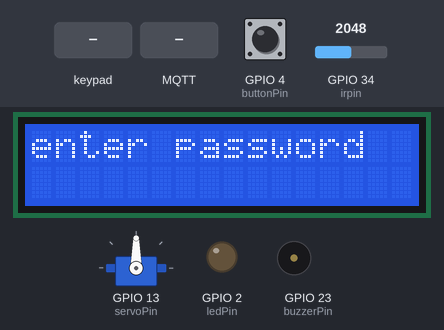
Recording of a program running on a simulated ESP32. Shown: 16×2 character LCD, servo, output pins drawn as LEDs (lit = HIGH), buzzer (waves = sounding, pin HIGH). Inputs (shaded band) come from the test bench; at power-on: GPIO 4 (buttonPin) LOW, GPIO 34 (irpin) = 2048. WiFi joins after 1.5 s; servers stay silent unless stated; no MQTT or app messages arrive unless stated; what the program prints to the serial monitor is not drawn.

Above: at 2.8 s.
2.9 s: keypad keys 1 2 3 4 # pressed 0.4 s apart
At 5.0 s:
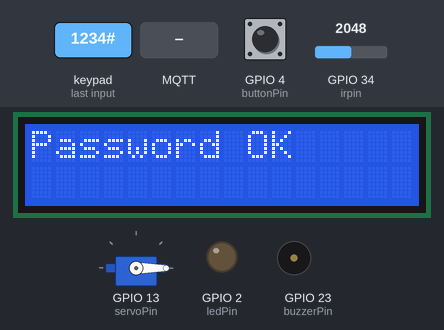
7.9 s: key '#' pressed
At 9.0 s:
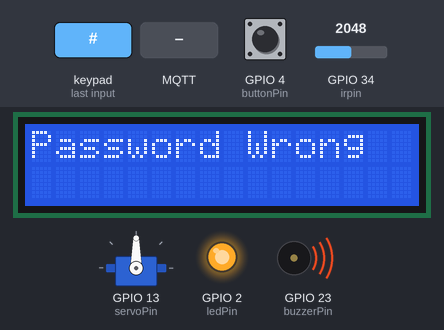
10.9 s: MQTT message "ed1234" arrives on the first subscribed topic
At 11.3 s:
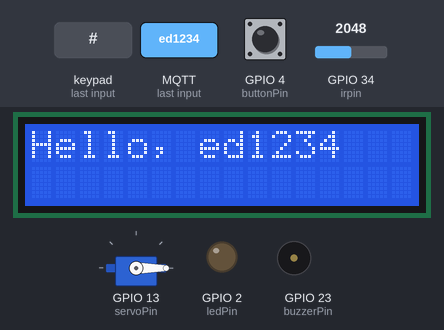
13.9 s: MQTT message "1" arrives on the third subscribed topic
At 14.6 s:
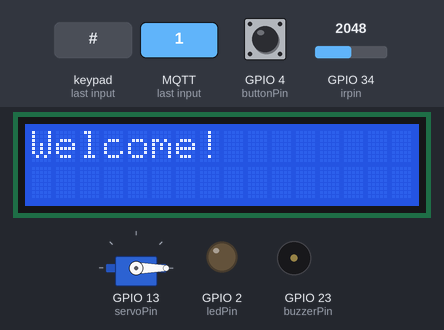
16.9 s: key 'A' pressed
At 18.0 s:
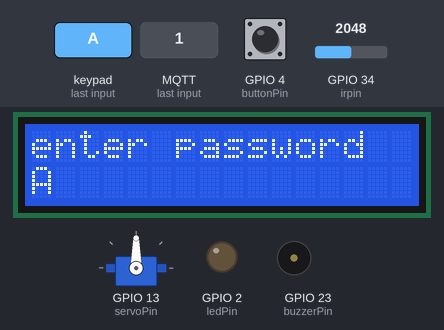
18.5 s: keypad keys 1 2 3 4 A pressed 0.4 s apart
At 21.3 s:
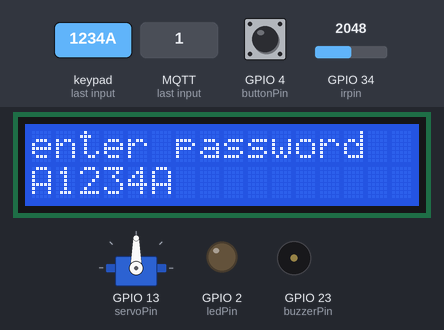
Timing chart, 0 to 22.8 s (numbered marks = the images above; inputs shaded):
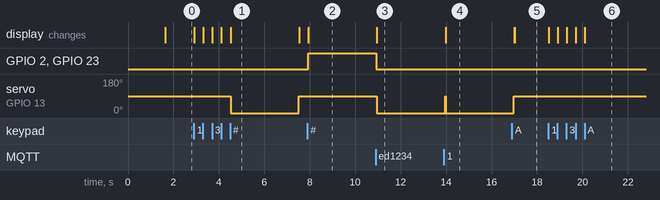

The program:

main.cpp
```cpp
#include <WiFi.h>
#include <WiFiClientSecure.h>
#include <PubSubClient.h>
#include <ESP32Servo.h>
#include <Keypad.h>
#include <Wire.h>
#include <LiquidCrystal_I2C.h>

const char* ssid = "Redmi Note 12";
const char* pass = "body123123";
// const char *mqtt_broker = "6652dc6c5c4d485187be6cee7aee930a.s1.eu.hivemq.cloud";
// const char *mqtt_username = "ed1234";
// const char *mqtt_password = "Ed123456";
const char *mqtt_broker = "d0016e1cc53c4b809d42197772564235.s1.eu.hivemq.cloud";
const char *mqtt_username = "serag";
const char *mqtt_password = "Asd123!@#";
const int mqtt_port = 8883;  // Using SSL


const char *topic_ir = "sensor/ir";  // Topic to publish IR sensor data
const char *topic_door = "servo/control";  // Topic to subscribe to for servo control
const char *topic_keypad = "keypass";
const char *topic_name = "person/name";
const char *topic_response = "door/response";
const char *topic_notif = "notif";
const char* topic_logs = "camera/logs";

WiFiClientSecure wifiClient;
PubSubClient client(wifiClient);
Servo servoMotor;

// Keypad setup
const byte ROWS = 4;
const byte COLS = 4;
char keys[ROWS][COLS] = {
  {'1','2','3','A'},
  {'4','5','6','B'},
  {'7','8','9','C'},
  {'*','0','#','D'}
};
byte rowPins[ROWS] = {12, 14, 27, 26};
byte colPins[COLS] = {25, 33, 32, 0};
Keypad keypad = Keypad(makeKeymap(keys), rowPins, colPins, ROWS, COLS);


String password = "1234";   // Pre-defined password
String inputPassword = "";  // User input

// LCD setup
LiquidCrystal_I2C lcd(0x27, 16, 2);

int buttonPin = 4;
int buzzerPin =23;
int ledPin = 2;
int buttonValue = 0;
int sensorValue = 0;
int servoAngle = 90;
int irpin = 34;
int servoPin = 13;

void callback(char* topic, byte* payload, unsigned int length);


void setup() {
    Serial.begin(115200);


    // Connect to Wi-Fi
    WiFi.begin(ssid, pass);
    while (WiFi.status() != WL_CONNECTED) {
        delay(500);
        Serial.println("Connecting to WiFi...");
    }
    Serial.println("Connected to WiFi");


    // Set up MQTT client
    wifiClient.setInsecure();
    client.setServer(mqtt_broker, mqtt_port);
    client.setCallback(callback);


    // Connect to MQTT broker
    while (!client.connected()) {
        String client_id = "esp32-client-" + String(WiFi.macAddress());
        if (client.connect(client_id.c_str(), mqtt_username, mqtt_password)) {
            Serial.println("Connected to MQTT Broker");
        } else {
            Serial.print("Failed, state: ");
            Serial.println(client.state());
            delay(2000);
        }
    }
    pinMode(buttonPin, INPUT);
    pinMode(buzzerPin, OUTPUT);
    pinMode(ledPin, OUTPUT);
    // Subscribe to the servo control topic
    client.subscribe(topic_name);
    client.subscribe(topic_door);
    client.subscribe(topic_response);

    // Initialize LCD
    lcd.init();
    lcd.backlight();
    lcd.setCursor(0, 0);
    lcd.print("enter password");


    // Initialize Servo
    servoMotor.attach(servoPin);

}


void loop() {
    client.loop();  // Ensure the MQTT client is actively checking for messages

    buttonValue = digitalRead(buttonPin);
    if (buttonValue == HIGH) {
        client.publish(topic_notif, "Someone is at the door");
        // set buzzer on
        digitalWrite(buzzerPin, HIGH);
        delay(2000);
        // set buzzer off
        digitalWrite(buzzerPin, LOW);
        delay(1000);
    }

    // password = "1234";
    char key = keypad.getKey();
    if (key) {
        if (key == '#') {  // Check password on '#'
            if (inputPassword == password) {
                lcd.clear();
                lcd.setCursor(0, 0);
                lcd.print("Password OK");
                client.publish(topic_keypad, "1");
                servoMotor.write(0);
                servoAngle = 0;
                delay(3000);
                servoMotor.write(90);
                servoAngle = 90;
                lcd.clear();
                lcd.setCursor(0, 0);
                lcd.print("enter password");
                inputPassword = "";
            } else {
                lcd.clear();
                lcd.setCursor(0, 0);
                lcd.print("Password Wrong");
                digitalWrite(buzzerPin, HIGH);
                digitalWrite(ledPin, HIGH);
                client.publish(topic_keypad, "0");
                inputPassword = "";
                delay(3000);
                digitalWrite(buzzerPin, LOW);
                digitalWrite(ledPin, LOW);
                lcd.clear();
                lcd.setCursor(0, 0);
                lcd.print("enter password");
            }
        } else if (key == '*') {
            inputPassword = "";  // Clear input on '*'
            lcd.clear();
            lcd.setCursor(0, 0);
            lcd.print("enter password");
        } else {
            inputPassword += key;  // Append key input to the password
            lcd.setCursor(0, 1);
            lcd.print(inputPassword);
    }
  }
    sensorValue = analogRead(irpin);
    if (sensorValue < 1000) {
        client.publish(topic_ir, "1");
        delay(2000);
    }

}
// Callback to handle incoming MQTT messages (for servo control)
void callback(char* topic, byte* payload, unsigned int length) {
    Serial.print("Message received in topic: ");
    Serial.println(topic);
    if (String(topic) == "servo/control") {


        char message[length + 1];
        memcpy(message, payload, length);
        message[length] = '\0';  // Null-terminate the payload

        int angle = atoi(message);  // Convert the payload to an integer (servo angle)
        if (angle == 90){
            servoMotor.write(90);
            servoAngle = 90;
        }
        else if (angle == 0){
            servoMotor.write(0);
            servoAngle = 0;
        }
    }
    if (String(topic) == topic_name){
        char message[length + 1];
        memcpy(message, payload, length);
        message[length] = '\0';  // Null-terminate the payload
        lcd.clear();
        lcd.setCursor(0, 0);
        lcd.print("Hello, ");
        lcd.print(message);
        servoMotor.write(0);
        servoAngle = 0;
        delay(3000);
        servoMotor.write(90);
        servoAngle = 90;
        lcd.clear();
        lcd.setCursor(0, 0);
        lcd.print("enter password");
    }
    if (String(topic) == topic_response){
        char message[length + 1];
        memcpy(message, payload, length);
        message[length] = '\0';  // Null-terminate the payload
        if (strcmp(message, "1") == 0){
            lcd.clear();
            lcd.setCursor(0, 0);
            lcd.print("Welcome!");
            servoMotor.write(0);
            servoAngle = 0;
            delay(3000);
            servoMotor.write(90);
            servoAngle = 90;
            lcd.clear();
            lcd.setCursor(0, 0);
            lcd.print("enter password");
        }
        else if (strcmp(message, "0") == 0){
            lcd.clear();
            lcd.setCursor(0, 0);
            lcd.print("Fuck off");
            delay(3000);
            lcd.clear();
            lcd.setCursor(0, 0);
            lcd.print("enter password");
        }
    }
}
```

Measured:
- after the input at 2.9 s, servo on GPIO 13 (servoPin): 90° → 0° after 1.6 s, → 90° 3.0 s later; the display: first changes at once (image 1 shows a later state)
- after the input at 7.9 s, GPIO 2 (ledPin), GPIO 23 (buzzerPin): LOW → HIGH at once; the display: changes at once (image 2)
- after the input at 10.9 s, servo on GPIO 13 (servoPin): 90° → 0° after 0.06 s; the display: first differs from a run without the input after 0.06 s (image 3)
- after the input at 13.9 s, the display: first differs from a run without the input after 0.09 s (image 4)
- after the input at 16.9 s, the display: first differs from a run without the input after 0.12 s (image 5)
- after the input at 18.5 s, the display: first changes at once (image 6 shows a later state)
- what the display in image 1 shows lasts 3.0 s, from 4.5 s to 7.5 s
